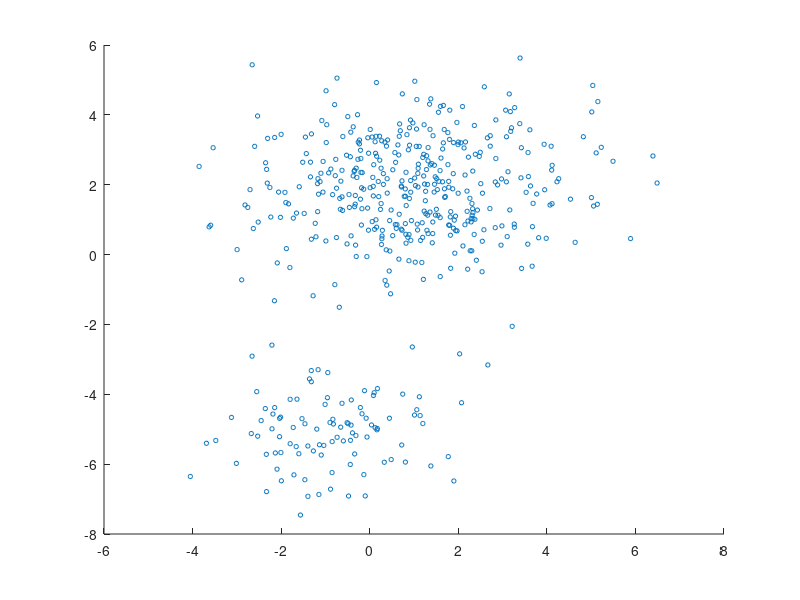

The MATLAB script that drew this image: (Note: this script raises an error after producing the figure.)
function hard_clustering()

rng('default')  % For reproducibility
mu1 = [1 2];
sigma1 = [3 .2; .2 2];
mu2 = [-1 -5];
sigma2 = [2 0; 0 1];
X = [mvnrnd(mu1,sigma1,200); mvnrnd(mu2,sigma2,100); mvnrnd(mu1,sigma1,200)];
n = size(X,1);

figure
scatter(X(:,1),X(:,2),10,'ko') % 10 means plot size, k means black, o means 'o' plot shape

% options = statset('Display','final'); 
% gm = fitgmdist(X,2,'Options',options)

gm = fitgmdist(X,2,'Start','plus') % Start, plus means useing K means++ Algo at first

hold on
gmPDF = @(x,y)reshape(pdf(gm,[x(:) y(:)]),size(x)); % GMM(混合ガウスモデル) の確率密度関数 (pdf) , reshape(A,[2,3]) は A を 2 行 3 列の行列に形状変更
fcontour(gmPDF,[-8 6]) % 関数 gmPDF(x,y) の等高線をプロット
title('Scatter Plot and Fitted GMM Contour')
hold off

idx = cluster(gm,X);
cluster1 = (idx == 1); % |1| for cluster 1 membership
cluster2 = (idx == 2); % |2| for cluster 2 membership

figure
gscatter(X(:,1),X(:,2),idx,'rb','+o')
legend('Cluster 1','Cluster 2','Location','best')

end